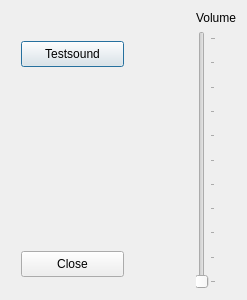
<?xml version="1.0" encoding="UTF-8"?>
<ui version="4.0">
 <class>Dialog</class>
 <widget class="QDialog" name="Dialog">
  <property name="windowModality">
   <enum>Qt::ApplicationModal</enum>
  </property>
  <property name="geometry">
   <rect>
    <x>0</x>
    <y>0</y>
    <width>247</width>
    <height>300</height>
   </rect>
  </property>
  <property name="windowTitle">
   <string>Sound Setup</string>
  </property>
  <layout class="QHBoxLayout" name="horizontalLayout_2">
   <item>
    <layout class="QHBoxLayout" name="horizontalLayout">
     <item>
      <widget class="QWidget" name="widget" native="true">
       <widget class="QPushButton" name="testsound_button">
        <property name="geometry">
         <rect>
          <x>10</x>
          <y>30</y>
          <width>103</width>
          <height>26</height>
         </rect>
        </property>
        <property name="text">
         <string>Testsound</string>
        </property>
       </widget>
       <widget class="QPushButton" name="close_button">
        <property name="geometry">
         <rect>
          <x>10</x>
          <y>240</y>
          <width>103</width>
          <height>26</height>
         </rect>
        </property>
        <property name="text">
         <string>Close</string>
        </property>
       </widget>
       <zorder>verticalLayoutWidget</zorder>
       <zorder>testsound_button</zorder>
       <zorder>close_button</zorder>
      </widget>
     </item>
     <item>
      <layout class="QGridLayout" name="gridLayout">
       <item row="1" column="0">
        <widget class="QSlider" name="volumeSlider">
         <property name="maximum">
          <number>100</number>
         </property>
         <property name="orientation">
          <enum>Qt::Vertical</enum>
         </property>
         <property name="tickPosition">
          <enum>QSlider::TicksBelow</enum>
         </property>
        </widget>
       </item>
       <item row="0" column="0">
        <widget class="QLabel" name="label">
         <property name="text">
          <string>Volume</string>
         </property>
         <property name="alignment">
          <set>Qt::AlignCenter</set>
         </property>
        </widget>
       </item>
      </layout>
     </item>
    </layout>
   </item>
  </layout>
 </widget>
 <resources/>
 <connections/>
</ui>
